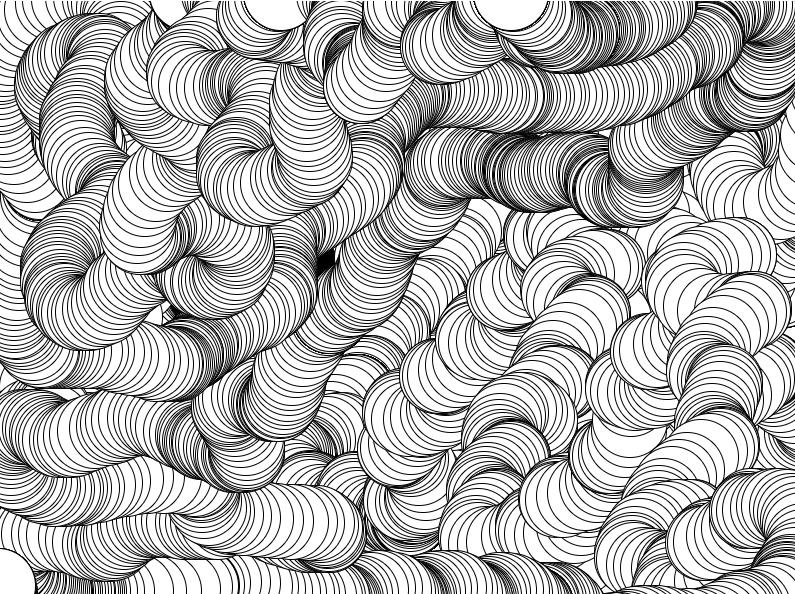
#> input picture talks-articles/languages-n-runtimes/python/pillow/images/dream-cloud.jpg, 795 x 594 px
$ python pythonexamples-org-pillow.py
#> lines starting #> are read from the running program, lines starting #| are printed output that depends on the picture
#!/usr/bin/env python

"""
## Python Pillow Tutorial - Examples & Programs

> [source](https://pythonexamples.org/python-pillow/)

* install `pip install Pillow`

* import image handler package, read image, show it & print its size

"""


from PIL import Image, ImageEnhance


path_to_image = "images/dream-cloud.jpg"

img = Image.open(path_to_image)
#> img is the input picture: PIL image 795x594 RGB; min 0, max 255, mean 185.6

img.show()

print("size: ", img.size)
#| size:  (795, 594)
print("width: ", img.size[0])
#| width:  795
print("height: ", img.size[1])
#| height:  594
print("size: ", img.size)
#| size:  (795, 594)


"""
resampling filters:
+ `PIL.Image.NEAREST`, use nearest neighbor (default)
+ `PIL.Image.BOX`,
+ `PIL.Image.BILINEAR`, linear interpolation in a 2x2 environment
+ `PIL.Image.HAMMING`,
+ `PIL.Image.BICUBIC`, cubic spline interpolation in a 4x4 environment
+ `PIL.Image.LANCZOS`

* resize, rotate & flip image vertically/horizontally
"""


new_width = 600
new_height = 400
new_size = (new_width, new_height)


"""
syntax: Image.resize(size, resample=0, box=None)
+ box to be used when providing rectangle to use
"""


resized_image = img.resize(new_size)
resized_filtered_image = img.resize(new_size, resample=Image.LANCZOS)
resized_box_image = img.resize(new_size, box=(100,100, 750, 550))

resized_filtered_image.show()
resized_box_image.show()

"""
syntax: Image.rotate(angle, resample=0, expand=0, center=None, translate=None, fillcolor=None)
+ 'expand', if True enlarges rotated image to hold entire image, False assume rotation around center w/o translation
+ 'center'. optional center of rotation as a Tuple
+ 'translate', optional post-rotate translation as a Tuple
+ 'fillcolor', optional post-rotate filling of color for empty area
"""


rotated_img_90 = img.rotate(90)
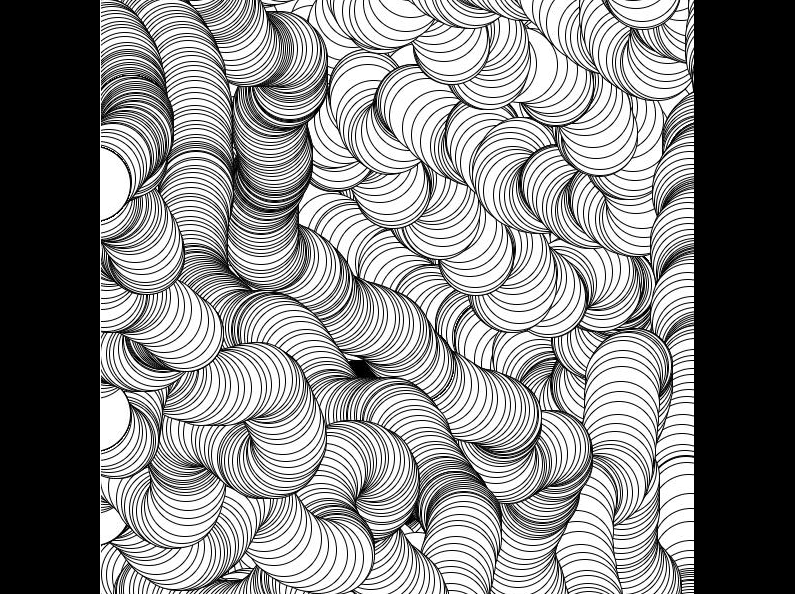
#> rotated_img_90: PIL image 795x594 RGB; min 0, max 255, mean 138.2
rotated_img_45 = img.rotate(45, expand=True)
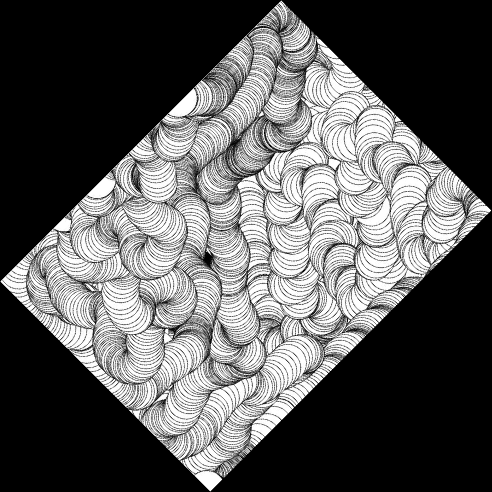
#> rotated_img_45: PIL image 983x984 RGB (shown at 1/2 size); min 0, max 255, mean 90.6

rotated_img_90.show()
rotated_img_45.show()

"""
syntax: Image.transpose(method)
+ methods: Image.FLIP_LEFT_RIGHT, Image.FLIP_TOP_BOTTOM,
+          Image,ROTATE_90, Image.ROTATE_180, Image.ROTATE_270
+          Image.TRANSPOSE, Image.TRANSVERSE
"""


vertical_axis_flipped_img = img.transpose(Image.FLIP_LEFT_RIGHT)
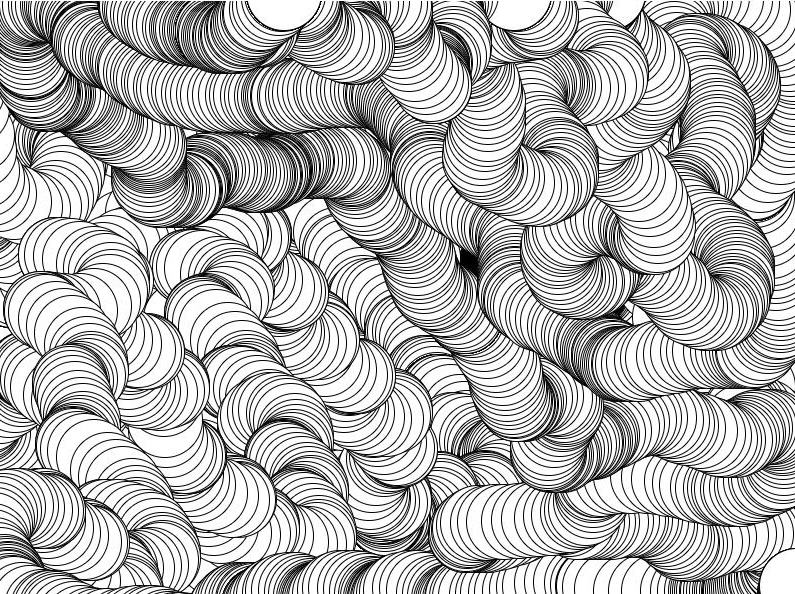
#> vertical_axis_flipped_img: PIL image 795x594 RGB; min 0, max 255, mean 185.6
horizontal_axis_flipped_img = img.transpose(Image.FLIP_TOP_BOTTOM)
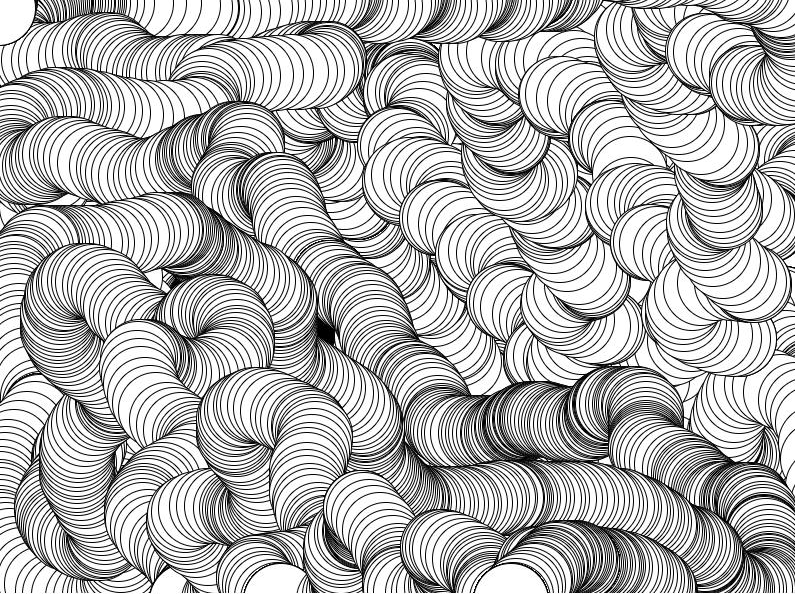
#> horizontal_axis_flipped_img: PIL image 795x594 RGB; min 0, max 255, mean 185.6

vertical_axis_flipped_img.show()
horizontal_axis_flipped_img.show()


"""
* adjust image brightness, contrast & sharpness
+ brighten image with a factor of 1, giving original
+ contrast with 1 gives original, lesser gives grayer
+ sharpness with 1 gives original, lesser gives blur
"""

brightness_img = ImageEnhance.Brightness(img)
darken_img = brightness_img.enhance(0.5)
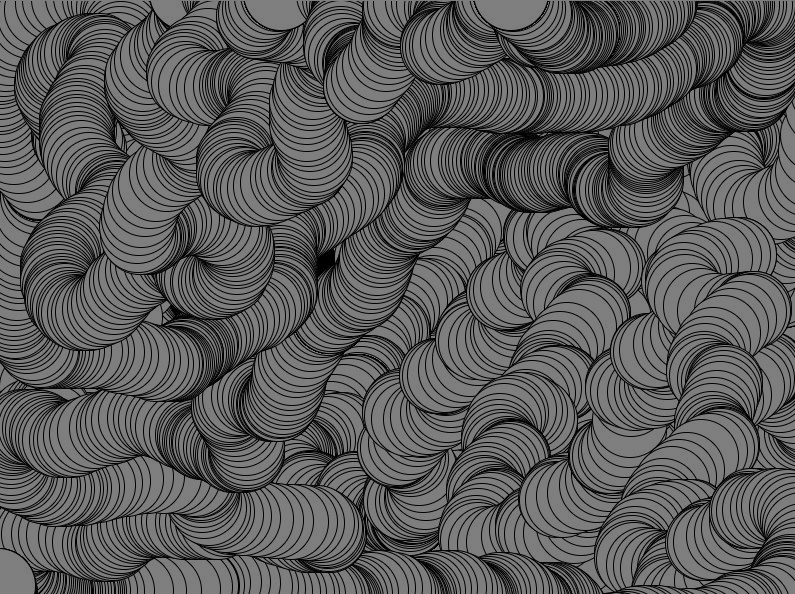
#> darken_img: PIL image 795x594 RGB; min 0, max 127, mean 92.5
brighten_img = brightness_img.enhance(1.5)

contrast_img = ImageEnhance.Contrast(img)
locontrast_img = contrast_img.enhance(0.5)
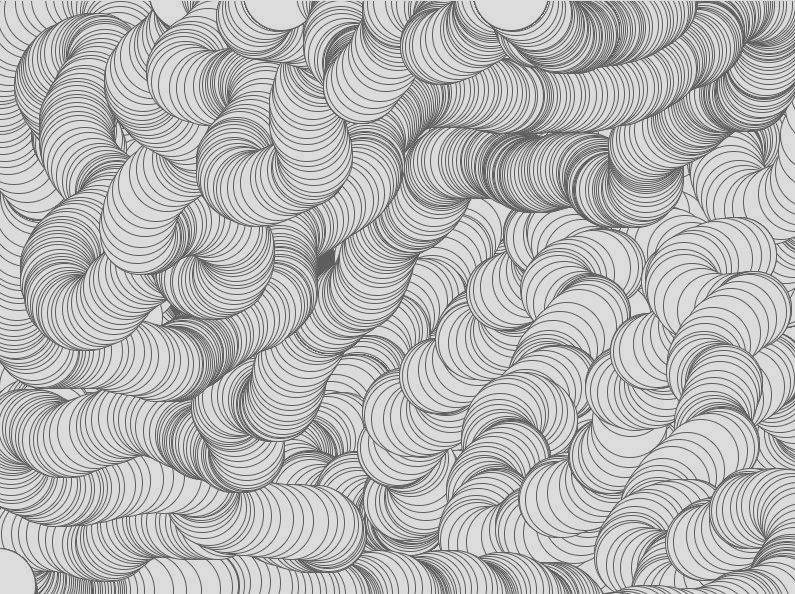
#> locontrast_img: PIL image 795x594 RGB; min 93, max 220, mean 185.5
hicontrast_img = contrast_img.enhance(1.5)
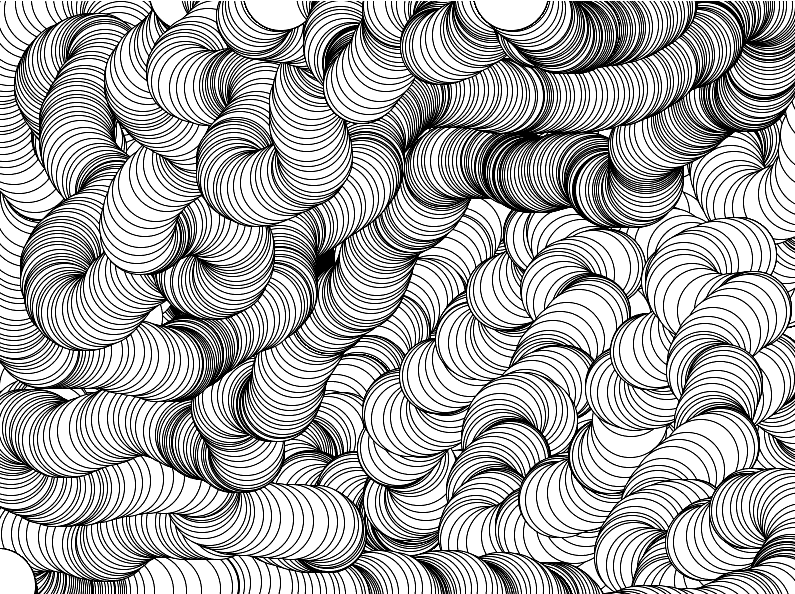
#> hicontrast_img: PIL image 795x594 RGB; min 0, max 255, mean 177.9

sharpness_img = ImageEnhance.Sharpness(img)
blurred_img = sharpness_img.enhance(0.5)
sharper_img = sharpness_img.enhance(1.5)

darken_img.show()
brighten_img.show()
locontrast_img.show()
hicontrast_img.show()
blurred_img.show()
sharper_img.show()


# closing all

img.close()
resized_filtered_image.close()
resized_box_image.close()
rotated_img_90.close()
rotated_img_45.close()
vertical_axis_flipped_img.close()
horizontal_axis_flipped_img.close()
darken_img.close()
brighten_img.close()
locontrast_img.close()
hicontrast_img.close()
blurred_img.close()
sharper_img.close()
